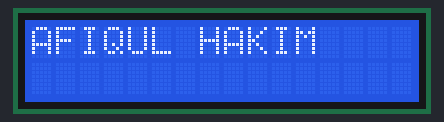
A sketch run on a simulated Arduino Uno, built with avr-gcc and run on an emulated ATmega328P. Parts: 16×2 character LCD.

Above: at 0.1 s.
At 2.6 s:
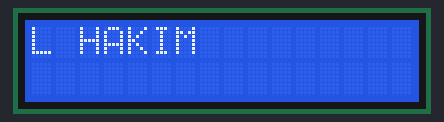
At 5.6 s:
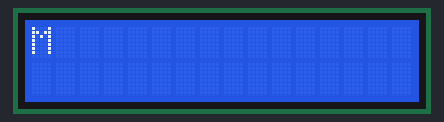
At 12.1 s:
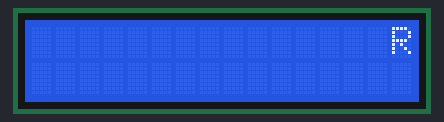
At 19.6 s:
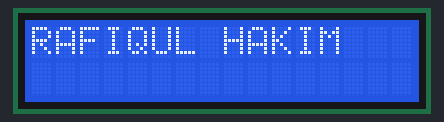
At 39.1 s:
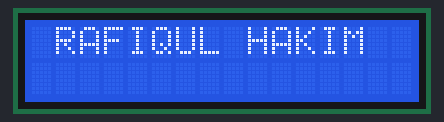

The sketch:

LCD_scrollDisplayLeft.ino
```cpp
#include <LiquidCrystal.h>

LiquidCrystal lcd (12, 11, 5, 4, 3, 2);

void setup() {
  lcd.begin(16, 2);
  lcd.print("RAFIQUL HAKIM");
}

void loop() {
  lcd.scrollDisplayLeft();
  delay(500);
}
```

Measured:
- what the display in image 1 shows lasts 0.5 s, from 2.6 s to 3.1 s
